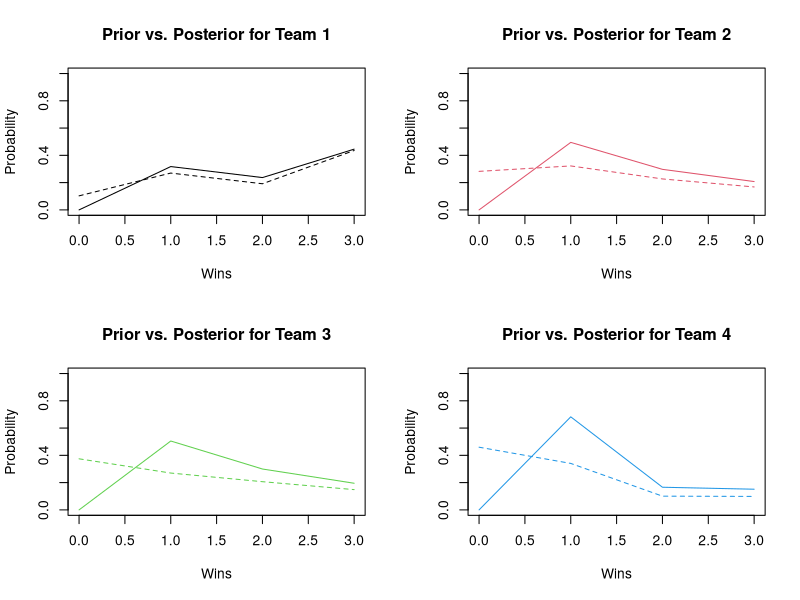
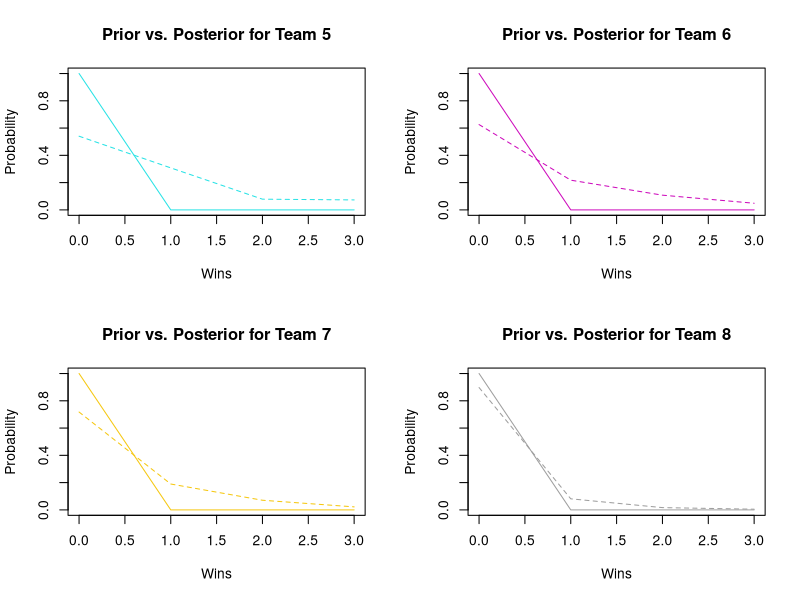

Write the R code that produced these figures, in order. (Note: this script raises an error after producing the figures.)
## ---- chunk 1
# generation functions


genNormalPowers <- function(n, mean=0, sd=1) {
  # INPUT:
  # n is the number of teams
  
  # OUTPUT:
  # returns a vector of team powers, sorted in decreasing order
  powers <- rnorm(n, mean, sd)
  return(sort(abs(powers), decreasing=TRUE))
}


acceptReject <- function(nsim, f, min, max, M) {
  # INPUT:
  # nsim is the number of simulations
  # f is the target distribution
  # min is the min value in the domain of f
  # max is the max value in the domain of f
  # max
  # M >= sup{f(x)}
  
  # OUTPUT:
  # returns a vector of random variates sampled from f, using the 
  #   Accept-Reject method with Unif(min, max) as the reference distribution
  k1 = 0             # counter for accepted samples
  j1 = 0             # number of iterations required to get desired sample size
  y1 = numeric(nsim)    # storing the sample
  while(k1 < nsim){
      u = runif(1)
      x = runif(1, min, max)  # random variate from reference distribution
      g1 = 1
      if (u < f(x) / M / g1) {
        # condition of accepting x in our sample
        k1 = k1 + 1
        y1[k1] = x
      }
      j1 = j1 + 1
  }
  return(sort(y1, decreasing=TRUE))
}


inverseCDF <- function(n, inv_cdf) {
  # INPUT:
  # n is the number of simulations
  # inv_cdf is the inverse CDF function for f
  
  # OUTPUT:
  # returns a vector of random variates sampled from PDF f,
  #   using the Inverse CDF method
  u = runif(n)
  y = numeric(n)
  for (i in 1:n) {
    y[i] = inv_cdf(u[i])
  }
  return(sort(y, decreasing=TRUE))
}


genCrossTeamWinningProbabilities <- function(powers) {
  # INPUT:
  # powers is the teams powers
  
  # OUTPUT:
  # returns an n x n matrix M where M_{ij} is the probability of team-i beating team-j
  n = length(powers)
  probs = matrix(nrow=n, ncol=n)
  for (i in 1:n) {
    for (j in 1:n) {
      probs[i,j] = powers[i] / (powers[i] + powers[j])
    }
  }
  return(probs)
}
## ---- chunk 2
# seeding functions


#' Creates a traditional tournament style seeding arrangement. 
#'
#' @param size is the number of seeds to generate. This needs
#' to be a power of two.
#'
tournament_seeding = function(size) {
    
    #' Generates the next round of seeding based off the passed in round.
    #'
    #' @param seeds is the previous round of seeding to generate for.
    #'
    nextRound = function(seeds) {
        
        # Next round has twice the size
        nextSize = length(seeds) * 2
        out = numeric(nextSize)
        idx = 1
        
        # Make sure to match up best seed with worst
        for (seed in seeds) {
            out[idx] = seed
            out[idx + 1] = (nextSize + 1) - seed
            idx = idx + 2
        }
        
        return(out)
    }
    
    # Stop if not a power of two
    if (sum(as.numeric(intToBits(size))) != 1) {
        stop("Size must be a power of two")
    }
    
    # Special case when size is 2
    if (size == 2) {
        return(c(1, 2))
    }
    
    # Calculate number of rounds
    rounds = log2(size) - 1
    
    # Start with first two seeds
    seeds = c(1, 2)
    
    # Iteratively generate next seeds
    for (i in 1:rounds) {
        seeds = nextRound(seeds)
    }
    
    return(seeds)
}

#' Creates a random seeding arrangement. 
#'
#' @param size is the number of seeds to generate. This needs
#' to be a power of two.
#'
random_seeding = function(size) {
    # Stop if not a power of two
    if (sum(as.numeric(intToBits(size))) != 1) {
        stop("Size must be a power of two")
    }
    
    return(sample(1:size, size))
}
## ---- chunk 3
# simulation functions


simGame <- function(teams, matchups) {
  # function to simulate a game
  
  # INPUT:
  # teams is a vector of two teams (indices) that are "playing'
  # matchups is the matchup/probability matrix
  
  # OUTPUT:
  # returns winner of game
  
  team1 <- teams[1]
  team2 <- teams[2]
  matchup <- matchups[team1, team2]
  
  if (runif(1) < matchup) {
    return(team1)
  } else {
    return(team2)
  }
}

simRound <- function(bracket, matchups) {
  # function to simulate a round of a tournament given a bracket and probability matrix
  
  # INPUT:
  # bracket is the bracket structure
  # matchups is the matchup/probability matrix
  
  # OUTPUT:
  # returns winners of the round
  
  nGames <- length(bracket)/2
  outBracket <- c()
  for (game in 1:nGames) {
    teams <- bracket[(2*game - 1):(2*game)]
    winner <- simGame(teams, matchups)
    outBracket <- c(outBracket, winner)
  }
  
  return(outBracket)
}

# want to capture number of wins each team has per tournament
# list with the winning team
# "winner = team #
# "num wins" = c(how many wins each team has gotten)

simTournament <- function(bracket, matchups) {
  # function to simulate a tournament given a bracket and probability matrix
  
  # INPUT:
  # bracket is the bracket structure
  # matchups is the matchup/probability matrix
  
  # OUTPUT:
  # returns winner of tournament
  
  nTeams <- length(bracket)
  newBracket <- bracket
  nRounds <- log2(nTeams)
  
  results = c("Winner"=-1,"WinsPerTeam"=list(rep(0, ncol(matchups))))
  
  for (round in 1:nRounds) {
    #winsPrev = results["WinsPerTeam"]
    newBracket <- simRound(newBracket, matchups)
    for(i in newBracket){
      results$WinsPerTeam[i] = results$WinsPerTeam[i]+1
    }
  }
  
  results["Winner"] = newBracket
  return(results)
}
## ---- chunk 4
# bayesian functions


# get win distribution of a bracket (via simulation)
getWinDistribution <- function(bracket, matchups, nSim=10000) {
    nTeams <- ncol(matchups)
    out <- data.frame(teams=1:nTeams, freq=numeric(nTeams))
    for(i in 1:nSim) {
        winner <- simTournament(bracket, matchups)$Winner
        out[winner, 2] <- out[winner, 2] + 1
    }
    out$teams <- as.numeric(out$teams)
    out$prob <- out$freq / nSim
    return(out)
}


# get prior and posterior win distributions of an old and new bracket
getPriorAndPosteriorWins <- function(oldBracket, newBracket, matchups, nSim=10000) {
    prior <- getWinDistribution(oldBracket, matchups, nSim)
    posterior <- getWinDistribution(newBracket, matchups, nSim)
    
    out <- prior
    colnames(out) <- c("teams", "priorFreq", "priorProb")
    out$postFreq <- posterior$freq
    out$postProb <- posterior$prob
    return(out)
}


getExpectedWins <- function(bracket, matchups, nSim=10000) {
    simResults <- replicate(nSim, simTournament(bracket, matchups), simplify='array')
    
    winsPerTeam <- c()
    for(i in 1:nSim) winsPerTeam = rbind(winsPerTeam, simResults[,i]$WinsPerTeam)
    expWins <- apply(winsPerTeam, MARGIN=2, FUN=mean)
    sdWins <- apply(winsPerTeam, MARGIN=2, FUN=sd)
    
    teams <- 1:ncol(matchups)
    out <- data.frame(teams, expWins, sdWins)
    out$teams <- as.numeric(out$teams)
    return(out)
}


getPriorAndPosteriorExpectedWins <- function(oldBracket, newBracket, matchups, nSim=10000) {
    prior <- getExpectedWins(oldBracket, matchups, nSim)
    posterior <- getExpectedWins(newBracket, matchups, nSim)
    
    out <- prior
    colnames(out) <- c("teams", "priorExp", "priorSD")
    
    totTeams <- ncol(matchups)
    oldTeams <- length(oldBracket)
    newTeams <- length(newBracket)
    
    oldRounds <- log2(totTeams) - log2(oldTeams)
    newRounds <- log2(totTeams) - log2(newTeams)
    
    out$priorExp <- out$priorExp
    out$postExp <- posterior$expWins
    out$postSD <- posterior$sdWins
    
    for (team in 1:totTeams) {
        if (any(newBracket == team)) out$postExp[team] = out$postExp[team] + newRounds
        if (any(oldBracket == team)) out$priorExp[team] = out$priorExp[team] + oldRounds
    }
    
    return(out)
}

bayesianTeam <- function(oldBracket, newBracket, matchups, nSim=10000) {
    nTeams <- ncol(matchups)
    diffRounds <- log2(length(oldBracket) / length(newBracket))
    nGames <- log2(nTeams)
    priorWPT <- postWPT <- matrix(0, nrow=nTeams, ncol=nSim)
    for (i in 1:nSim) {
        priorWPT[,i] <- simTournament(oldBracket, matchups)$WinsPerTeam
        postWPT[,i] <- simTournament(newBracket, matchups)$WinsPerTeam
        for (team in oldBracket) {
            if (any(newBracket == team)) {
                postWPT[team, i] <- postWPT[team, i] + diffRounds
            }
        }
    }
    
    out <- list()
    for (team in 1:nTeams) {
        ap <- matrix(0, nrow=nGames+1, ncol=3)
        ap <- as.data.frame(ap)
        colnames(ap) <- c("wins", "priorFreq", "postFreq")
        ap$wins <- 0:nGames
        for (win in 0:nGames) {
            ap[win+1, 2] <- length(which(priorWPT[team,] == win))
            ap[win+1, 3] <- length(which(postWPT[team,] == win))
        }
        ap$priorProb <- ap$priorFreq / nSim
        ap$postProb <- ap$postFreq / nSim
        out[[team]] <- ap
    }
    
    return(out)
}

bayesianTeamPlots <- function(listPriorPost) {
    prior <- listPriorPost[[1]]
    post <- listPriorPost[[2]]
    nTeams <- nrow(prior)
    nSim <- ncol(prior)
    
    teamPlots <- function(performance, nSim) {
        barplot(table(performance)/nSim)
    }
    
    for (i in 1:nTeams) {
        teamPlots(prior[i,], nSim)
        teamPlots(post[i,], nSim)
    }
}
## ---- chunk 5
n <- 8 # number of teams
nRounds <- log2(n)
set.seed(1) # for consistency
M <- genCrossTeamWinningProbabilities(genNormalPowers(n)) # matchups
t <- tournament_seeding(n) # tournament seeding


# what if favorite wins every game
tFav <- t[which(t <= n/2)]
bFav <- bayesianTeam(t, tFav, M)
titles <- paste("Prior vs. Posterior for Team", 1:16)
par(mfrow=c(2,2))
for (i in 1:8) {
    df <- bFav[[i]]
    plot(postProb~wins, data=df, type='l', xlim=c(0,nRounds), ylim=c(0,1), col=i, lty=1,
         xlab="Wins", ylab="Probability", main=titles[i])
    lines(priorProb~wins, data=df, col=i, lty=2)
}

# what if underdog wins every game
tUD <- t[which(t > 8)]
bUpset <- bayesianTeam(t, tUD, M)
titles <- paste("Prior vs. Posterior for Team", 1:16)
par(mfrow=c(2,2))
for (i in 9:16) {
    df <- bUpset[[i]]
    plot(postProb~wins, data=df, type='l', xlim=c(0,nRounds), ylim=c(0,1), col=i, lty=1,
         xlab="Wins", ylab="Probability", main=titles[i])
    lines(priorProb~wins, data=df, col=i, lty=2)
}

# what if top seed is upset
t1L <- t
t1L[1] <- 16
b1L <- bayesianTeam(t, t1L, M)
titles <- paste("Prior vs. Posterior for Team", 1:16)
par(mfrow=c(2,2))
for (i in 1:16) {
    df <- b1L[[i]]
    plot(postProb~wins, data=df, type='l', xlim=c(0,nRounds), ylim=c(0,1), col=i, lty=1,
         xlab="Wins", ylab="Probability", main=titles[i])
    lines(priorProb~wins, data=df, col=i, lty=2)
}

t2L <- t
t2L[9] <- 15
b1L <- bayesianTeam(t, t2L, M)
plot(NULL, xlim=c(0,4), ylim=c(0,1), xlab="wins", ylab="probability")
for (i in 1:8) {
    df <- b1L[[i]]
    lines(postProb~wins, data=df, col=i, lty=1)
    lines(priorProb~wins, data=df, col=i, lty=2)
}
